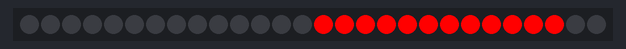
Simulated run of this sketch. Board: Arduino Uno, built with avr-gcc and run on an emulated ATmega328P. Parts: 28 RGB LEDs in strip order, left to right. What the sketch prints to the serial monitor is not drawn.

Above: at 0.1 s.
At 14.3 s:
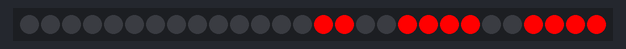
At 36.7 s:
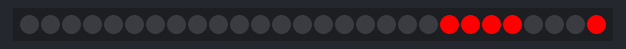

The sketch:

clock_v1_lookup_table_prototype.ino
```cpp
#include <Adafruit_NeoPixel.h>
#include <virtuabotixRTC.h>

int Centena, Decena, Unidad, Valor;
int UnidadAnterior, DecenaAnterior;
uint16_t NumDig;
int Etapa = 0;
int color[] = {255, 0, 0};
int apagado[] = {0, 0, 0};


uint16_t digitos[10][15] {
  {12,2,3,4,5,6,7,8,9,10,11,12,13,0,0}
 ,{4,6,7,8,9,0,0,0,0,0,0,0,0,0,0}
 ,{10,0,1,4,5,6,7,10,11,12,13,0,0,0,0}
 ,{10,0,1,4,5,6,7,8,9,10,11,0,0,0,0}
 ,{8,0,1,2,3,6,7,8,9,0,0,0,0,0,0}
 ,{10,0,1,2,3,4,5,8,9,10,11,0,0,0,0}
 ,{12,0,1,2,3,4,5,8,9,10,11,12,13,0,0}
 ,{6,4,5,6,7,8,9,0,0,0,0,0,0,0,0}
 ,{14,0,1,2,3,4,5,6,7,8,9,10,11,12,13}
 ,{12,0,1,2,3,4,5,6,7,8,9,10,11,0,0,}
};

// uint16_t cero[]   = {2,3,4,5,6,7,8,9,10,11,12,13};
// uint16_t uno[]    = {6,7,8,9};
// uint16_t dos[]    = {0,1,4,5,6,7,10,11,12,13};
// uint16_t tres[]   = {0,1,4,5,6,7,8,9,10,11};
// uint16_t cuatro[] = {0,1,2,3,6,7,8,9};
// uint16_t cinco[]  = {0,1,2,3,4,5,8,9,10,11};
// uint16_t seis[]   = {0,1,2,3,4,5,8,9,10,11,12,13};
// uint16_t siete[]  = {4,5,6,7,8,9};
// uint16_t ocho[]   = {0,1,2,3,4,5,6,7,8,9,10,11,12,13};
// uint16_t nueve[]  = {0,1,2,3,4,5,6,7,8,9,10,11};

int PIN = 3;
int NumPixels=28;


Adafruit_NeoPixel pixels = Adafruit_NeoPixel(NumPixels, PIN, NEO_GRB + NEO_KHZ800);
virtuabotixRTC myRTC(6, 7, 8);

void setup() {

  Serial.begin(9600);
  pixels.begin();
  pixels.show();

}


void loop() {
  // put your main code here, to run repeatedly:
  // put your setup code here, to run once:
  size_t n;


  pintar(digitos[9], color, 2);
  delay(2000);
  pintar(digitos[8], color, 2);
  delay(2000);
  pintar(digitos[7], color, 2);
  delay(2000);
  pintar(digitos[6], color, 2);
  delay(2000);
  pintar(digitos[5], color, 2);
  delay(2000);
  pintar(digitos[4], color, 2);
  delay(2000);
  pintar(digitos[3], color, 2);
  delay(2000);
  pintar(digitos[2], color, 2);
  delay(2000);
  pintar(digitos[1], color, 2);
  delay(2000);
  pintar(digitos[0], color, 2);
  delay(2000);
}


void pintar(uint16_t* pixelesAEncender, int color[], uint16_t Dig){

  borrar(digitos[8], apagado, Dig);
  int n = pixelesAEncender[0];
  for(int i= 1; i < n+1; i++){
    Serial.print(i);
    Serial.print(pixelesAEncender[i]);
    Serial.print(" ");
    int PA = pixelesAEncender[i] + ((Dig - 1) * 14);
    Serial.print(PA);
    Serial.print(" ");
    pixels.setPixelColor(PA, pixels.Color(color[0], color[1], color[2]));
    pixels.show();
  }
  Serial.print(" --- ");
}

void borrar(uint16_t pixelesAEncender[], uint16_t color[], uint16_t Dig){
  size_t n = digitos[8][0];
  for(int i= 0; i < n; i++){
    int PA = pixelesAEncender[i] + ((Dig - 1) * 14);
    pixels.setPixelColor(PA, pixels.Color(color[0], color[1], color[2]));
    pixels.show();
  }
}
```

Measured:
- what the display in image 1 shows lasts 2.0 s, from 14.3 s to 16.3 s
